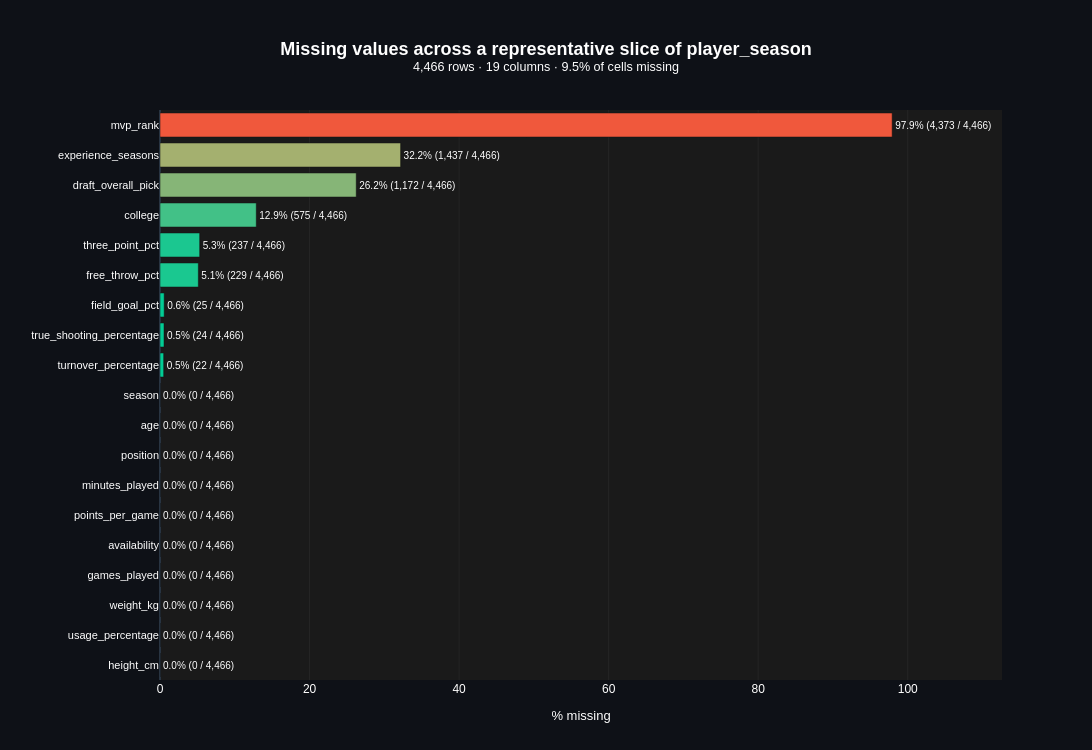

Notebook source saved alongside this figure:
### Markdown cell above
## 2. How complete it is

A quick word on what a blank cell means here, because in this database it usually is not a scraping failure.

Three different things produce a null. Some columns are blank because the statistic did not exist yet: nobody recorded blocks before 1973-74, and there was no three-point line before 1979-80. Some are blank because the fact does not apply, so an undrafted player has no draft pick, a player who never went to college has no college, and a player who received no MVP votes has no ballot position. Only the third kind is a real gap, and in this table there is essentially one column of it.

The slice below is nineteen columns picked to span the width of `player_season`: who he was, how much he played, how well he shot, what the advanced metrics say, and what the bio page adds.

### Code cell
player_slice = run_query("""
    select season, age, position, games_played, minutes_played,
           points_per_game, availability,
           field_goal_pct, three_point_pct, free_throw_pct,
           true_shooting_percentage, usage_percentage, turnover_percentage,
           height_cm, weight_kg, college,
           draft_overall_pick, experience_seasons, mvp_rank
    from analyst_ready.player_season
""")

# Postgres numerics arrive as Decimal objects; several plot helpers skip those.
decimal_cols = [
    "points_per_game", "availability", "field_goal_pct", "three_point_pct",
    "free_throw_pct", "true_shooting_percentage", "usage_percentage",
    "turnover_percentage", "height_cm", "weight_kg",
]
player_slice[decimal_cols] = player_slice[decimal_cols].astype(float)

print(player_slice.shape)
fig_missing = missing_values_plot(
    player_slice,
    mode="bar",
    title="Missing values across a representative slice of player_season",
)
fig_missing.show()

### Figure 1 — Plotly figure (JSON) as saved in the notebook; plotly's stock layout.template omitted (floating-point values rounded to 4 significant figures)
{"data": [{"cliponaxis": false, "hovertemplate": "<b>%{y}</b><br>%{x:.2f}% missing<extra></extra>", "marker": {"color": ["#f0583c", "#a4b06f", "#86b577", "#42c187", "#1bc790", "#1ac890", "#03cc95", "#03cc95", "#03cc95", "#3a3a3a", "#3a3a3a", "#3a3a3a", "#3a3a3a", "#3a3a3a", "#3a3a3a", "#3a3a3a", "#3a3a3a", "#3a3a3a", "#3a3a3a"]}, "orientation": "h", "text": ["97.9% (4,373 / 4,466)", "32.2% (1,437 / 4,466)", "26.2% (1,172 / 4,466)", "12.9% (575 / 4,466)", "5.3% (237 / 4,466)", "5.1% (229 / 4,466)", "0.6% (25 / 4,466)", "0.5% (24 / 4,466)", "0.5% (22 / 4,466)", "0.0% (0 / 4,466)", "0.0% (0 / 4,466)", "0.0% (0 / 4,466)", "0.0% (0 / 4,466)", "0.0% (0 / 4,466)", "0.0% (0 / 4,466)", "0.0% (0 / 4,466)", "0.0% (0 / 4,466)", "0.0% (0 / 4,466)", "0.0% (0 / 4,466)"], "textfont": {"size": 10}, "textposition": "outside", "type": "bar", "x": [97.92, 32.18, 26.24, 12.88, 5.307, 5.128, 0.5598, 0.5374, 0.4926, 0.0, 0.0, 0.0, 0.0, 0.0, 0.0, 0.0, 0.0, 0.0, 0.0], "y": ["mvp_rank", "experience_seasons", "draft_overall_pick", "college", "three_point_pct", "free_throw_pct", "field_goal_pct", "true_shooting_percentage", "turnover_percentage", "season", "age", "position", "minutes_played", "points_per_game", "availability", "games_played", "weight_kg", "usage_percentage", "height_cm"]}], "layout": {"font": {"color": "white", "family": "Arial"}, "height": 750, "margin": {"b": 70, "l": 160, "r": 90, "t": 110}, "paper_bgcolor": "#0e1117", "plot_bgcolor": "#1a1a1a", "showlegend": false, "title": {"font": {"color": "white", "family": "Arial", "size": 18}, "text": "<b>Missing values across a representative slice of player_season</b><br><sup>4,466 rows · 19 columns · 9.5% of cells missing</sup>", "x": 0.5, "xanchor": "center"}, "width": 1400, "xaxis": {"gridcolor": "rgba(128,128,128,0.2)", "gridwidth": 0.5, "range": [0, 112.6], "showgrid": true, "title": {"font": {"size": 13}, "text": "% missing"}}, "yaxis": {"autorange": "reversed", "tickfont": {"size": 11}}}}
